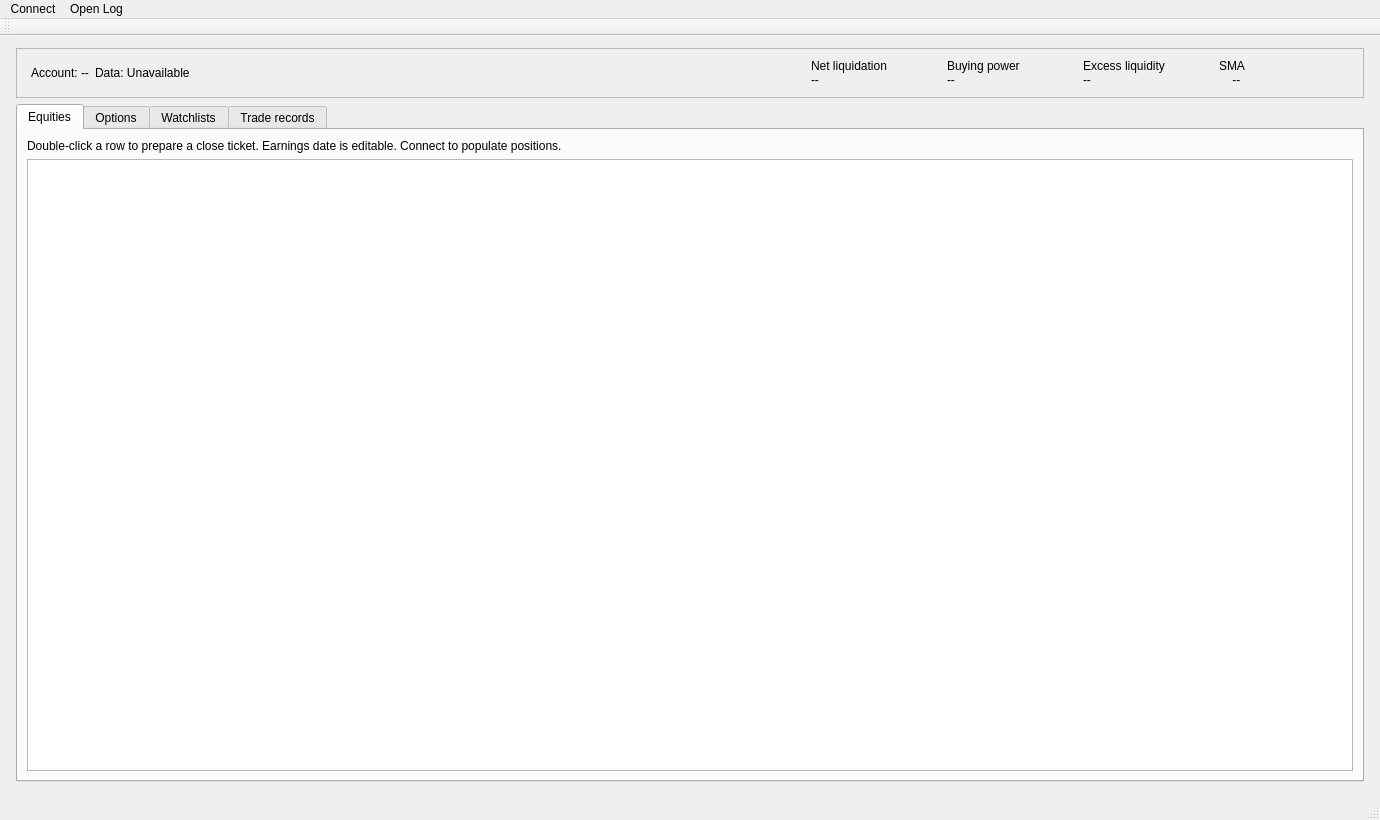
<?xml version="1.0" encoding="UTF-8"?>
<ui version="4.0">
 <class>MainWindow</class>
 <widget class="QMainWindow" name="MainWindow">
  <property name="geometry">
   <rect>
    <x>0</x>
    <y>0</y>
    <width>1380</width>
    <height>820</height>
   </rect>
  </property>
  <property name="windowTitle">
   <string>IBKR Options Desk</string>
  </property>
  <widget class="QWidget" name="centralwidget">
   <layout class="QVBoxLayout" name="mainLayout">
    <property name="leftMargin">
     <number>16</number>
    </property>
    <property name="topMargin">
     <number>12</number>
    </property>
    <property name="rightMargin">
     <number>16</number>
    </property>
    <property name="bottomMargin">
     <number>16</number>
    </property>
    <item>
     <widget class="QFrame" name="accountHeader">
      <property name="frameShape">
       <enum>QFrame::Shape::StyledPanel</enum>
      </property>
      <layout class="QHBoxLayout" name="accountHeaderLayout">
       <property name="leftMargin">
        <number>14</number>
       </property>
       <property name="topMargin">
        <number>10</number>
       </property>
       <property name="rightMargin">
        <number>14</number>
       </property>
       <property name="bottomMargin">
        <number>10</number>
       </property>
       <item>
        <widget class="QLabel" name="accountLabel">
         <property name="text">
          <string>Account: --</string>
         </property>
        </widget>
       </item>
       <item>
        <widget class="QLabel" name="dataStateLabel">
         <property name="text">
          <string>Data: Unavailable</string>
         </property>
        </widget>
       </item>
       <item>
        <spacer name="headerSpacer">
         <property name="orientation">
          <enum>Qt::Orientation::Horizontal</enum>
         </property>
         <property name="sizeType">
          <enum>QSizePolicy::Policy::Expanding</enum>
         </property>
         <property name="sizeHint" stdset="0">
          <size>
           <width>0</width>
           <height>0</height>
          </size>
         </property>
        </spacer>
       </item>
       <item>
        <widget class="QLabel" name="netLiquidationLabel">
         <property name="minimumSize">
          <size>
           <width>130</width>
           <height>0</height>
          </size>
         </property>
         <property name="text">
          <string>Net liquidation
--</string>
         </property>
        </widget>
       </item>
       <item>
        <widget class="QLabel" name="buyingPowerLabel">
         <property name="minimumSize">
          <size>
           <width>130</width>
           <height>0</height>
          </size>
         </property>
         <property name="text">
          <string>Buying power
--</string>
         </property>
        </widget>
       </item>
       <item>
        <widget class="QLabel" name="excessLiquidityLabel">
         <property name="minimumSize">
          <size>
           <width>130</width>
           <height>0</height>
          </size>
         </property>
         <property name="text">
          <string>Excess liquidity
--</string>
         </property>
        </widget>
       </item>
       <item>
        <widget class="QLabel" name="smaLabel">
         <property name="minimumSize">
          <size>
           <width>130</width>
           <height>0</height>
          </size>
         </property>
         <property name="text">
          <string>SMA
    --</string>
         </property>
        </widget>
       </item>
      </layout>
     </widget>
    </item>
    <item>
     <widget class="QTabWidget" name="tabs">
      <property name="currentIndex">
       <number>0</number>
      </property>
      <widget class="QWidget" name="equitiesPage">
       <attribute name="icon">
        <iconset theme="QIcon::ThemeIcon::AddressBookNew"/>
       </attribute>
       <attribute name="title">
        <string>Equities</string>
       </attribute>
       <layout class="QVBoxLayout" name="equitiesLayout">
        <item>
         <widget class="QLabel" name="portfolioNotice">
          <property name="text">
           <string>Double-click a row to prepare a close ticket. Earnings date is editable. Connect to populate positions.</string>
          </property>
          <property name="wordWrap">
           <bool>true</bool>
          </property>
         </widget>
        </item>
        <item>
         <widget class="QTableView" name="equityView">
          <property name="font">
           <font>
            <pointsize>14</pointsize>
           </font>
          </property>
          <property name="autoFillBackground">
           <bool>false</bool>
          </property>
          <property name="editTriggers">
           <set>QAbstractItemView::EditTrigger::DoubleClicked</set>
          </property>
          <property name="alternatingRowColors">
           <bool>true</bool>
          </property>
          <property name="sortingEnabled">
           <bool>true</bool>
          </property>
          <attribute name="horizontalHeaderHighlightSections">
           <bool>false</bool>
          </attribute>
         </widget>
        </item>
       </layout>
      </widget>
      <widget class="QWidget" name="optionsPage">
       <attribute name="icon">
        <iconset theme="QIcon::ThemeIcon::AppointmentNew"/>
       </attribute>
       <attribute name="title">
        <string>Options</string>
       </attribute>
       <layout class="QVBoxLayout" name="optionsLayout">
        <item>
         <layout class="QHBoxLayout" name="optionsToolbar">
          <item>
           <widget class="QPushButton" name="optionStatisticsButton">
            <property name="text">
             <string>Expiry P&amp;L</string>
            </property>
           </widget>
          </item>
          <item>
           <spacer name="optionsSpacer">
            <property name="orientation">
             <enum>Qt::Orientation::Horizontal</enum>
            </property>
            <property name="sizeType">
             <enum>QSizePolicy::Policy::Expanding</enum>
            </property>
            <property name="sizeHint" stdset="0">
             <size>
              <width>0</width>
              <height>0</height>
             </size>
            </property>
           </spacer>
          </item>
         </layout>
        </item>
        <item>
         <widget class="QLabel" name="optionNotice">
          <property name="text">
           <string>Double-click a leg to prepare a close ticket. Right-click selected legs to group them, or right-click a strategy to ungroup it.</string>
          </property>
          <property name="wordWrap">
           <bool>true</bool>
          </property>
         </widget>
        </item>
        <item>
         <widget class="QTreeView" name="optionView">
          <property name="font">
           <font>
            <pointsize>14</pointsize>
           </font>
          </property>
          <property name="sortingEnabled">
           <bool>true</bool>
          </property>
         </widget>
        </item>
       </layout>
      </widget>
      <widget class="QWidget" name="watchlistsPage">
       <attribute name="icon">
        <iconset theme="QIcon::ThemeIcon::CallStart"/>
       </attribute>
       <attribute name="title">
        <string>Watchlists</string>
       </attribute>
       <layout class="QVBoxLayout" name="watchlistsLayout">
        <item>
         <layout class="QHBoxLayout" name="watchlistsToolbar">
          <item>
           <widget class="QLabel" name="globalExpectedRateLabel">
            <property name="font">
             <font>
              <pointsize>12</pointsize>
             </font>
            </property>
            <property name="text">
             <string>Global expected rate</string>
            </property>
           </widget>
          </item>
          <item>
           <widget class="QDoubleSpinBox" name="globalExpectedRateBox">
            <property name="font">
             <font>
              <pointsize>12</pointsize>
             </font>
            </property>
            <property name="maximum">
             <double>100.000000000000000</double>
            </property>
            <property name="value">
             <double>5.000000000000000</double>
            </property>
           </widget>
          </item>
          <item>
           <widget class="QComboBox" name="globalSidesBox">
            <property name="font">
             <font>
              <pointsize>12</pointsize>
             </font>
            </property>
           </widget>
          </item>
          <item>
           <widget class="QLabel" name="globalExpiryDateLabel">
            <property name="font">
             <font>
              <pointsize>12</pointsize>
             </font>
            </property>
            <property name="text">
             <string>Expiry date</string>
            </property>
           </widget>
          </item>
          <item>
           <widget class="QDateEdit" name="globalExpiryDateEdit">
            <property name="font">
             <font>
              <pointsize>12</pointsize>
             </font>
            </property>
            <property name="displayFormat">
             <string>yyyy-MM-dd</string>
            </property>
            <property name="calendarPopup">
             <bool>true</bool>
            </property>
           </widget>
          </item>
          <item>
           <widget class="QPushButton" name="refreshOptionsButton">
            <property name="font">
             <font>
              <pointsize>12</pointsize>
             </font>
            </property>
            <property name="text">
             <string>Refresh options</string>
            </property>
           </widget>
          </item>
          <item>
           <spacer name="watchlistsSpacer">
            <property name="orientation">
             <enum>Qt::Orientation::Horizontal</enum>
            </property>
            <property name="sizeType">
             <enum>QSizePolicy::Policy::Expanding</enum>
            </property>
            <property name="sizeHint" stdset="0">
             <size>
              <width>0</width>
              <height>0</height>
             </size>
            </property>
           </spacer>
          </item>
         </layout>
        </item>
        <item>
         <widget class="QLabel" name="portfolioNotice2">
          <property name="text">
           <string>Set global rules and refresh qualifying contracts, or customize a symbol. Expand an underlying to view options.</string>
          </property>
          <property name="wordWrap">
           <bool>true</bool>
          </property>
         </widget>
        </item>
        <item>
         <widget class="QTreeView" name="watchlistView">
          <property name="font">
           <font>
            <pointsize>14</pointsize>
           </font>
          </property>
          <attribute name="headerCascadingSectionResizes">
           <bool>true</bool>
          </attribute>
         </widget>
        </item>
       </layout>
      </widget>
      <widget class="QWidget" name="tradeRecordsPage">
       <attribute name="icon">
        <iconset theme="QIcon::ThemeIcon::CallStop"/>
       </attribute>
       <attribute name="title">
        <string>Trade records</string>
       </attribute>
       <layout class="QVBoxLayout" name="tradeRecordsLayout">
        <item>
         <widget class="QPushButton" name="tradeStatisticsButton">
          <property name="text">
           <string>Realized P&amp;L</string>
          </property>
         </widget>
        </item>
        <item>
         <widget class="QTabWidget" name="tradesPage">
          <widget class="QWidget" name="equityTradesPage">
           <attribute name="title">
            <string>Equities</string>
           </attribute>
           <layout class="QVBoxLayout" name="equityTradesLayout">
            <item>
             <widget class="QTableView" name="equityTradesView"/>
            </item>
           </layout>
          </widget>
          <widget class="QWidget" name="optionTradesPage">
           <attribute name="title">
            <string>Options</string>
           </attribute>
           <layout class="QVBoxLayout" name="optionTradesLayout">
            <item>
             <widget class="QTableView" name="optionTradesView"/>
            </item>
           </layout>
          </widget>
         </widget>
        </item>
       </layout>
      </widget>
     </widget>
    </item>
   </layout>
  </widget>
  <widget class="QMenuBar" name="menubar">
   <property name="geometry">
    <rect>
     <x>0</x>
     <y>0</y>
     <width>1380</width>
     <height>21</height>
    </rect>
   </property>
   <addaction name="connectAction"/>
   <addaction name="showTodayLogAction"/>
  </widget>
  <widget class="QStatusBar" name="statusbar"/>
  <widget class="QToolBar" name="sessionToolBar">
   <property name="windowTitle">
    <string>Session</string>
   </property>
   <attribute name="toolBarArea">
    <enum>TopToolBarArea</enum>
   </attribute>
   <attribute name="toolBarBreak">
    <bool>false</bool>
   </attribute>
  </widget>
  <action name="connectAction">
   <property name="text">
    <string>Connect</string>
   </property>
  </action>
  <action name="showTodayLogAction">
   <property name="text">
    <string>Open Log</string>
   </property>
  </action>
 </widget>
 <resources/>
 <connections/>
</ui>
